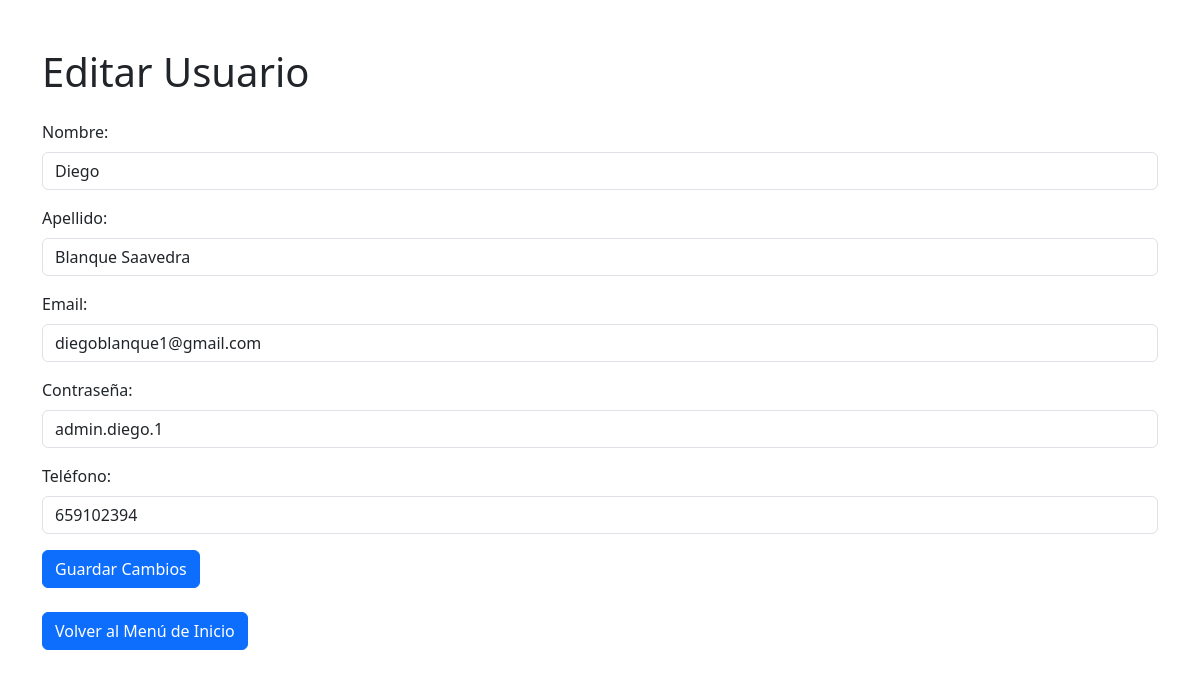
/secadmin/editarUsuario.php?idUsuario=1, run on the app's committed database.
### tables this page shows
CREATE TABLE `usuarios` (
  `idUsuario` int(11) NOT NULL,
  `nombreUsuario` varchar(30) NOT NULL,
  `apellidoUsuario` varchar(50) NOT NULL,
  `emailUsuario` varchar(50) NOT NULL,
  `passwordUsuario` varchar(50) NOT NULL,
  `telefonoUsuario` int(11) NOT NULL,
  `rolUsuario` varchar(15) NOT NULL
);

### secadmin/editarUsuario.php (the view, shortened to what this page needs)
<?php
$server = "localhost:3306";
$user = "root";
$pass = "";
$base = "gestioninvernaderos";
$dwes = mysqli_connect($server, $user, $pass, $base);
if (isset($_GET['idUsuario'])) {
    $id = $_GET['idUsuario'];
    $query_user = "SELECT * FROM usuarios WHERE idUsuario = $id";
    $result_user = mysqli_query($dwes, $query_user);
    $user = mysqli_fetch_assoc($result_user);
}
?>
<!DOCTYPE html>
<html lang="es">
<head>
    <link href="https://cdn.jsdelivr.net/npm/bootstrap@5.3.3/dist/css/bootstrap.min.css" rel="stylesheet">
</head>
<body>
    <div class="container mt-5">
        <h1 class="mb-4">Editar Usuario</h1>
        <form method="post" action="">
            <div class="mb-3">
                <label for="nombreUsuario" class="form-label">Nombre:</label>
                <input type="text" name="nombreUsuario" class="form-control" value="<?php echo $user['nombreUsuario']; ?>" required>
            </div>
            <div class="mb-3">
                <label for="apellidoUsuario" class="form-label">Apellido:</label>
                <input type="text" name="apellidoUsuario" class="form-control" value="<?php echo $user['apellidoUsuario']; ?>" required>
            </div>
            <div class="mb-3">
                <label for="emailUsuario" class="form-label">Email:</label>
                <input type="email" name="emailUsuario" class="form-control" value="<?php echo $user['emailUsuario']; ?>" required>
            </div>
            <div class="mb-3">
                <label for="passwordUsuario" class="form-label">Contraseña:</label>
                <input type="text" name="passwordUsuario" class="form-control" value="<?php echo $user['passwordUsuario']; ?>" required>
            </div>
            <div class="mb-3">
                <label for="telefonoUsuario" class="form-label">Teléfono:</label>
                <input type="text" name="telefonoUsuario" class="form-control" value="<?php echo $user['telefonoUsuario']; ?>" required>
            </div>
            <button type="submit" name="edit_user" class="btn btn-primary">Guardar Cambios</button>
        </form>
        <a href="agrosmart.php" class="btn btn-primary mt-4">Volver al Menú de Inicio</a> </div>
</body>
</html>

### data on the page
usuarios: nombreUsuario "Diego", apellidoUsuario "Blanque Saavedra", emailUsuario "diegoblanque1@gmail.com", passwordUsuario "admin.diego.1", telefonoUsuario "659102394"
